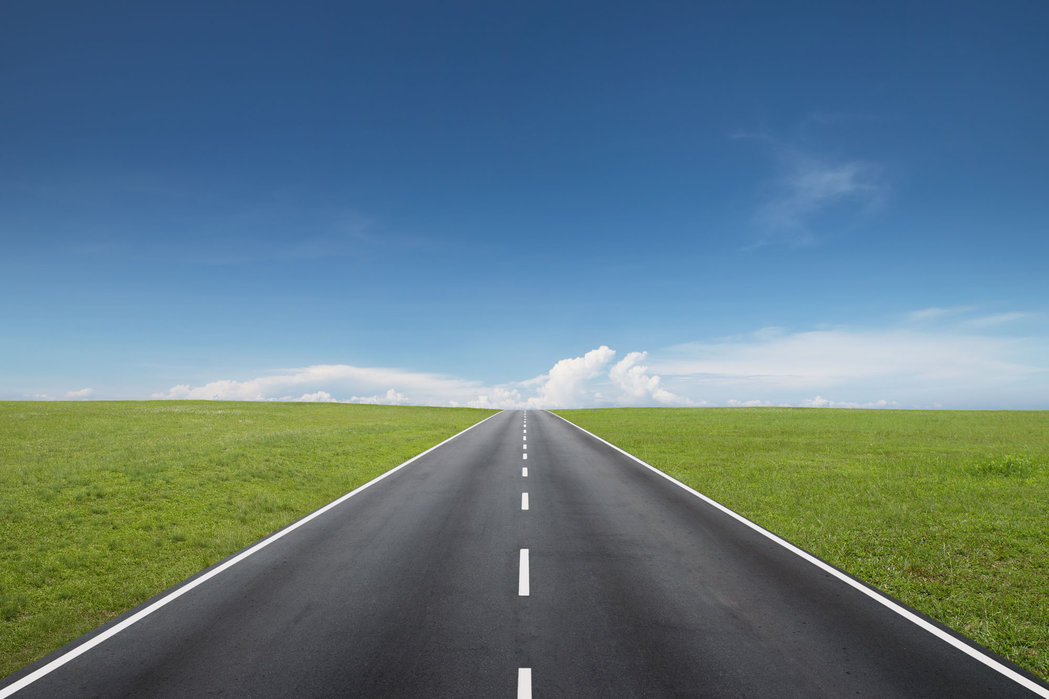
#> input picture HW2/road.jpg, 1049 x 699 px
$ python LBP.py
#> lines starting #> are read from the running program, lines starting #| are printed output that depends on the picture
# -*- coding: utf-8 -*-
"""
Spyder Editor

This is a temporary script file.
"""

from skimage.transform import rotate
from skimage.feature import local_binary_pattern
from skimage import data, io,data_dir,filters, feature
from skimage.color import label2rgb
import skimage
import numpy as np
import matplotlib.pyplot as plt
from PIL import Image
import cv2

# settings for LBP
radius = 1  # LBP算法中范围半径的取值
n_points = 8 * radius # 领域像素点数

# 讀取圖像
image = cv2.imread('road.jpg')
#> image is the input picture: shape (699, 1049, 3); mean B, G, R 129.4, 120.5, 94.2
# 显示到plt中，需要从BGR转化到RGB，若是cv2.imshow(win_name, image)，则不需要转化
image1 = cv2.cvtColor(image, cv2.COLOR_BGR2RGB)
plt.subplot(111)
plt.imshow(image1)
# 灰階轉換
image = cv2.cvtColor(image1, cv2.COLOR_BGR2GRAY)
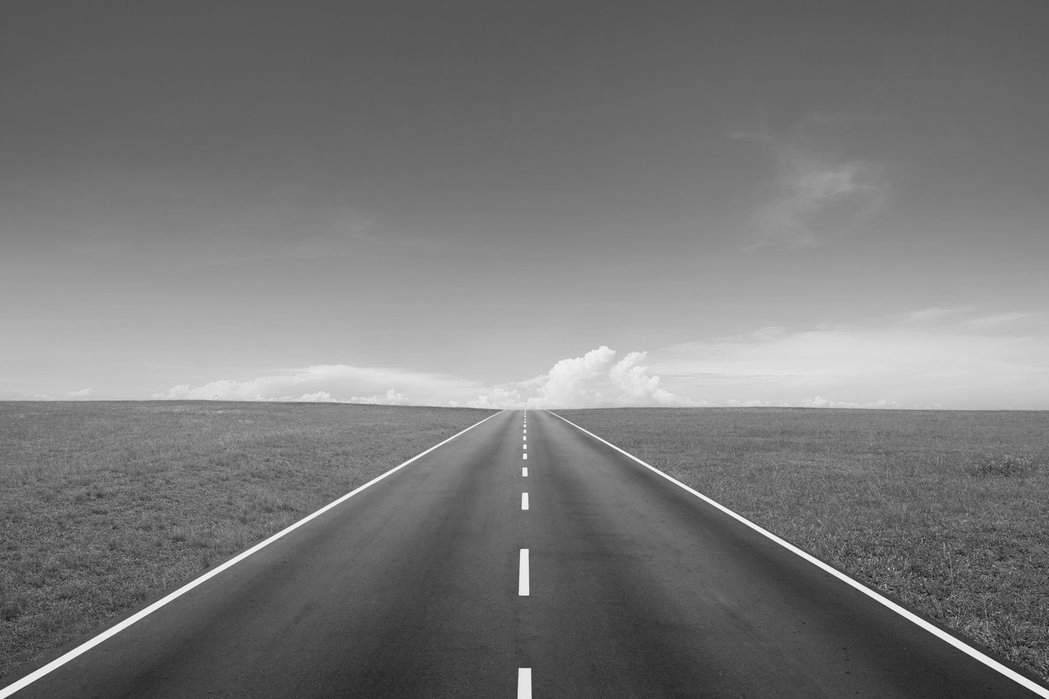
#> image: shape (699, 1049); min 12, max 255, mean 120.2
plt.subplot(111)
plt.imshow(image, plt.cm.gray)
# lbp處理
lbp = local_binary_pattern(image, n_points, radius)
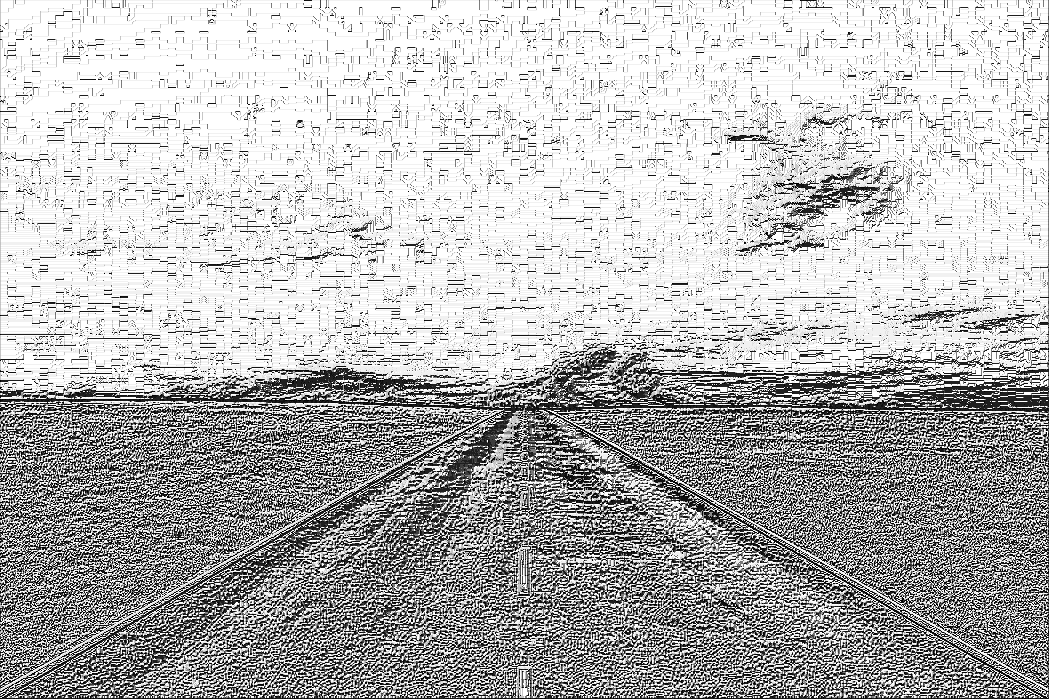
#> lbp: shape (699, 1049) float64; min 0, max 255, mean 182.2
plt.subplot(111)
plt.imshow(lbp, plt.cm.gray)
# 邊緣提取
#edges = filters.sobel(image)
#plt.subplot(111)
#plt.imshow(edges, plt.cm.gray)
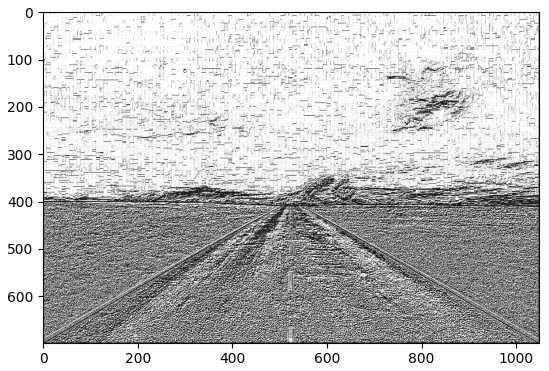
#> figure drawn by matplotlib, 1 panel
